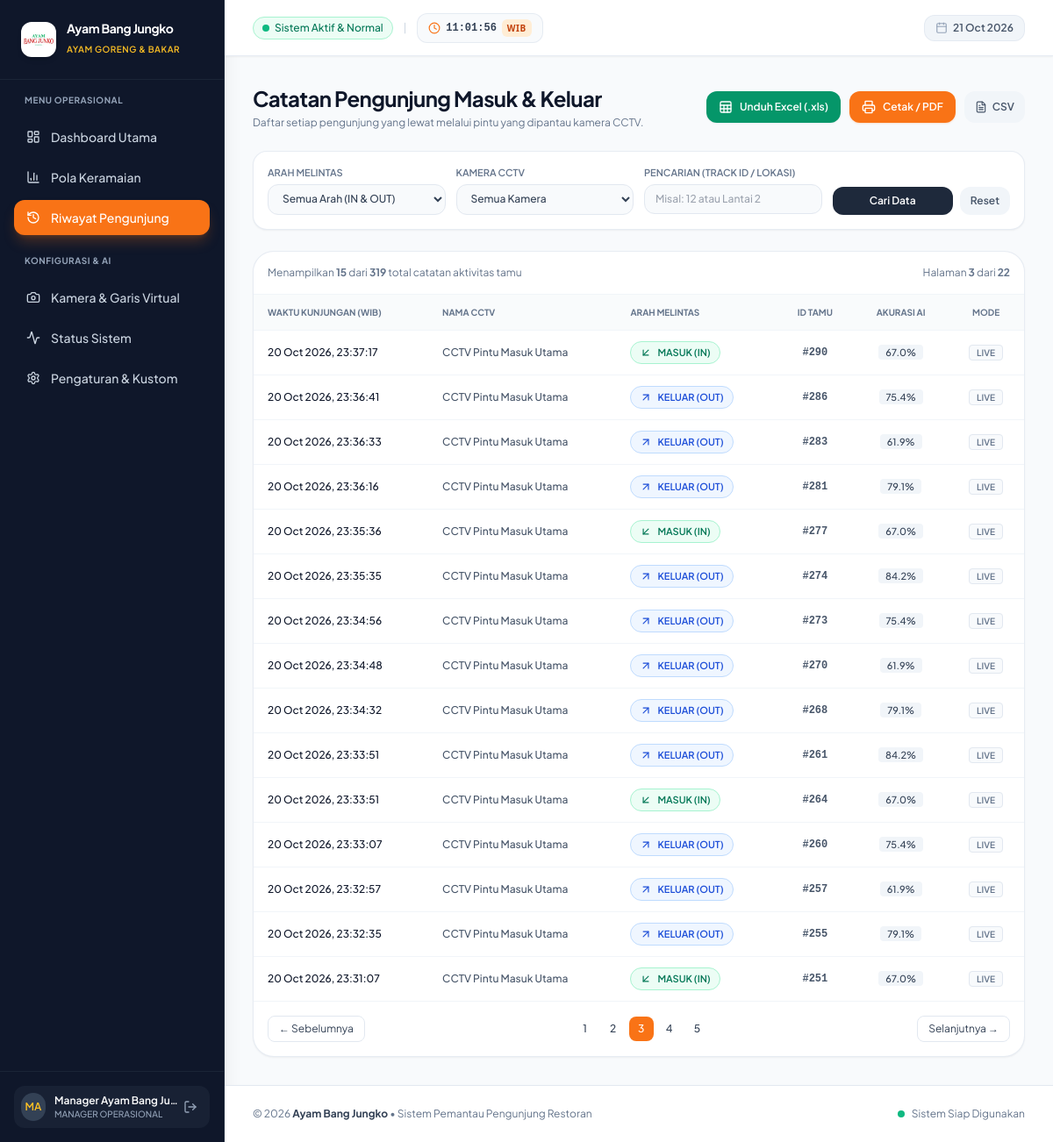
The app's page /history.php?page=3 (signed in) with its own data.
### tables this page shows
CREATE TABLE counting_events (
        id TEXT PRIMARY KEY,
        camera_id TEXT NOT NULL,
        session_id TEXT,
        event_timestamp TEXT NOT NULL,
        direction TEXT NOT NULL, -- 'IN' atau 'OUT'
        count_value INTEGER NOT NULL DEFAULT 1,
        track_id INTEGER,
        confidence REAL DEFAULT 0.85,
        source_mode TEXT NOT NULL DEFAULT 'LIVE',
        metadata_json TEXT,
        created_at TEXT NOT NULL DEFAULT (datetime('now', '+7 hours')),
        FOREIGN KEY (camera_id) REFERENCES cameras(id) ON DELETE CASCADE
    );

CREATE TABLE cameras (
        id TEXT PRIMARY KEY,
        name TEXT NOT NULL,
        location TEXT NOT NULL,
        source_type TEXT NOT NULL DEFAULT 'VIDEO_FILE',
        source_uri TEXT NOT NULL,
        resolution_width INTEGER NOT NULL DEFAULT 1280,
        resolution_height INTEGER NOT NULL DEFAULT 720,
        fps INTEGER NOT NULL DEFAULT 25,
        line_coords TEXT NOT NULL,
        is_active INTEGER NOT NULL DEFAULT 1,
        created_at TEXT NOT NULL DEFAULT (datetime('now', '+7 hours'))
    );

### config/settings.php (called while the page is built, shortened)
<?php
$DEFAULT_SETTINGS = [
    'timezone'            => 'Asia/Jakarta',
    'timezone_label'      => 'WIB (Asia/Jakarta)',
    'time_format'         => '24',
    'language'            => 'id',
    'restaurant_name'     => 'Ayam Bang Jungko',
    'restaurant_tagline'  => 'Spesialis Ayam Goreng & Bakar',
    'restaurant_logo'     => '',
    'logo_scale'          => '100',
    'logo_shape'          => 'rounded-xl',
    'logo_bg'             => 'white',
    'branch_name'         => 'Cabang Utama',
    'capacity_dine_in'    => '50',
    'daily_target'        => '300',
    'opening_time'            => '10:00',
    'closing_time'            => '22:00',
    'auto_operating_hours'    => '1',
    'store_status'            => 'closed',
    'operating_hours_filter'  => '1',
    'detection_sound'         => '0',
];
function getAllSettings(bool $refresh = false): array {
    static $cached = null;
    if ($cached !== null && !$refresh) {
        return $cached;
    }
    global $DEFAULT_SETTINGS;
    $settings = $DEFAULT_SETTINGS;
    try {
        $pdo = getDBConnection();
        $rows = $pdo->query("SELECT setting_key, setting_value FROM app_settings")->fetchAll();
        foreach ($rows as $r) {
            $settings[$r['setting_key']] = $r['setting_value'];
        }
    } catch (Exception $e) {
    }
    $cached = $settings;
    return $settings;
}
function getSetting(string $key, $default = null) {
    $settings = getAllSettings();
    return $settings[$key] ?? $default;
}
$currentTz = getSetting('timezone', 'Asia/Jakarta');

### config/lang.php (called while the page is built, shortened)
<?php
require_once __DIR__ . '/settings.php';
$browserDetectedLang = 'id';
if (!empty($_SERVER['HTTP_ACCEPT_LANGUAGE'])) {
    $pref = strtolower(substr($_SERVER['HTTP_ACCEPT_LANGUAGE'], 0, 2));
    if ($pref === 'en') {
        $browserDetectedLang = 'en';
    }
}
if (isset($_SESSION['lang']) && in_array($_SESSION['lang'], ['id', 'en'])) {
    $CURRENT_LANG = $_SESSION['lang'];
} else {
    $dbLang = getSetting('language', null);
    $CURRENT_LANG = !empty($dbLang) ? $dbLang : $browserDetectedLang;
}
function __($key, $default = '') {
    global $TRANSLATIONS, $CURRENT_LANG;
    if (isset($TRANSLATIONS[$CURRENT_LANG][$key])) {
        return $TRANSLATIONS[$CURRENT_LANG][$key];
    }
    return !empty($default) ? $default : $key;
}

### history.php (the view, shortened to what this page needs)
<?php
$pdo = getDBConnection();
$page = isset($_GET['page']) ? max(1, (int)$_GET['page']) : 1;
$pageSize = 15;
$direction = isset($_GET['direction']) ? strtoupper(trim($_GET['direction'])) : '';
$cameraId = isset($_GET['camera_id']) && $_GET['camera_id'] !== 'all' ? trim($_GET['camera_id']) : '';
$search = isset($_GET['search']) ? trim($_GET['search']) : '';
$where = [];
$params = [];
$whereSql = count($where) > 0 ? "WHERE " . implode(" AND ", $where) : "";
$countSql = "SELECT COUNT(*) FROM counting_events e LEFT JOIN cameras c ON e.camera_id = c.id $whereSql";
$countStmt = $pdo->prepare($countSql);
$countStmt->execute($params);
$total = (int)$countStmt->fetchColumn();
$totalPages = max(1, ceil($total / $pageSize));
$offset = ($page - 1) * $pageSize;
$dataSql = "SELECT e.*, c.name as camera_name
            FROM counting_events e
            LEFT JOIN cameras c ON e.camera_id = c.id
            $whereSql
            ORDER BY e.event_timestamp DESC
            LIMIT $pageSize OFFSET $offset";
$stmt = $pdo->prepare($dataSql);
$stmt->execute($params);
$records = $stmt->fetchAll();
$exportParams = [
    'direction' => $direction,
    'camera_id' => $cameraId,
    'search' => $search
];
$excelUrl = "api/export_excel.php?" . http_build_query($exportParams);
$pdfUrl = "print_report.php?" . http_build_query($exportParams);
$csvUrl = "api/export_csv.php?" . http_build_query($exportParams);
include __DIR__ . '/includes/header.php';
?>
<div class="flex flex-col md:flex-row md:items-center justify-between gap-4">
    <div>
        <h2 class="text-2xl font-bold tracking-tight text-slate-900"><?= __('hist_title') ?></h2>
        <p class="text-xs text-slate-500 mt-1"><?= __('hist_subtitle') ?></p>
    </div>
    <div class="flex flex-wrap items-center gap-2.5">
        <a href="<?= htmlspecialchars($excelUrl) ?>" class="inline-flex items-center gap-2 px-3.5 py-2.5 rounded-xl bg-emerald-600 hover:bg-emerald-700 text-white text-xs font-semibold shadow-sm transition-all" title="Unduh format spreadsheet Microsoft Excel">
            <i data-lucide="sheet" class="w-4 h-4"></i>
            <span><?= __('btn_download_excel') ?></span>
        </a>
        <a href="<?= htmlspecialchars($pdfUrl) ?>" target="_blank" class="inline-flex items-center gap-2 px-3.5 py-2.5 rounded-xl bg-orange-500 hover:bg-orange-600 text-white text-xs font-semibold shadow-sm shadow-orange-500/20 transition-all" title="Buka pratinjau dokumen laporan resmi & simpan ke PDF">
            <i data-lucide="printer" class="w-4 h-4"></i>
            <span><?= __('btn_print_pdf') ?></span>
        </a>
        <a href="<?= htmlspecialchars($csvUrl) ?>" class="inline-flex items-center gap-1.5 px-3 py-2.5 rounded-xl bg-slate-100 hover:bg-slate-200 text-slate-600 text-xs font-semibold transition-all" title="Unduh berkas CSV mentah">
            <i data-lucide="file-text" class="w-3.5 h-3.5"></i>
            <span>CSV</span>
        </a>
    </div>
</div>
<div class="bg-white p-4 rounded-2xl border border-slate-200/80 shadow-sm">
    <form method="GET" action="history.php" class="grid grid-cols-1 sm:grid-cols-2 lg:grid-cols-4 gap-3">
        <div>
            <label class="block text-[11px] font-semibold text-slate-500 uppercase mb-1"><?= __('filter_direction') ?></label>
            <select name="direction" onchange="this.form.submit()" class="w-full text-xs font-medium bg-slate-50 border border-slate-200 rounded-xl px-3 py-2 text-slate-700 focus:outline-none focus:border-orange-500">
                <option value=""><?= __('all_directions') ?></option>
            </select>
        </div>
        <div>
            <label class="block text-[11px] font-semibold text-slate-500 uppercase mb-1"><?= __('filter_cctv_cam') ?></label>
            <select name="camera_id" onchange="this.form.submit()" class="w-full text-xs font-medium bg-slate-50 border border-slate-200 rounded-xl px-3 py-2 text-slate-700 focus:outline-none focus:border-orange-500">
                <option value="all"><?= __('all_cameras') ?></option>
            </select>
        </div>
        <div>
            <label class="block text-[11px] font-semibold text-slate-500 uppercase mb-1"><?= __('filter_search') ?></label>
            <input type="text" name="search" value="<?= htmlspecialchars($search) ?>" placeholder="<?= __('search_placeholder') ?>"
                   class="w-full text-xs font-medium bg-slate-50 border border-slate-200 rounded-xl px-3 py-2 text-slate-700 focus:outline-none focus:border-orange-500">
        </div>
        <div class="flex items-end gap-2">
            <button type="submit" class="flex-1 py-2 px-3 bg-slate-800 hover:bg-slate-900 text-white rounded-xl text-xs font-semibold transition-all">
                <?= __('btn_search_data') ?>
            </button>
            <a href="history.php" class="py-2 px-3 bg-slate-100 hover:bg-slate-200 text-slate-600 rounded-xl text-xs font-semibold transition-all" title="Reset Filter">
                <?= __('btn_reset') ?>
            </a>
        </div>
    </form>
</div>
<div class="bg-white rounded-3xl border border-slate-200/80 shadow-sm overflow-hidden">
    <div class="p-4 border-b border-slate-100 flex items-center justify-between text-xs text-slate-500">
        <span><?= __('showing_records') ?> <strong><?= number_format(count($records)) ?></strong> <?= __('of_records') ?> <strong><?= number_format($total) ?></strong> <?= __('total_guest_records') ?></span>
        <span><?= __('page_label') ?> <strong><?= $page ?></strong> <?= __('of_records') ?> <strong><?= $totalPages ?></strong></span>
    </div>
    <div class="overflow-x-auto">
        <table class="w-full text-left text-xs">
            <thead>
                <tr class="bg-slate-50/80 border-b border-slate-100 text-slate-500 uppercase font-semibold text-[10px]">
                    <th class="py-3 px-4"><?= __('th_visit_time') ?></th>
                    <th class="py-3 px-4"><?= __('th_cctv_name') ?></th>
                    <th class="py-3 px-4"><?= __('th_cross_direction') ?></th>
                    <th class="py-3 px-4 text-center"><?= __('th_guest_id') ?></th>
                    <th class="py-3 px-4 text-center"><?= __('th_ai_accuracy') ?></th>
                    <th class="py-3 px-4 text-center"><?= __('th_mode') ?></th>
                </tr>
            </thead>
            <tbody class="divide-y divide-slate-100 text-slate-700">
                <?php if (empty($records)): ?>
                    <tr>
                        <td colspan="6" class="py-12 text-center text-slate-400">
                            <i data-lucide="inbox" class="w-8 h-8 mx-auto text-slate-300 mb-2"></i>
                            <?= __('no_data_history') ?>
                        </td>
                    </tr>
                <?php else: ?>
                    <?php foreach ($records as $r): ?>
                        <tr class="hover:bg-slate-50/60 transition-colors">
                            <td class="py-3 px-4 font-medium text-slate-900">
                                <?= date('d M Y, H:i:s', strtotime($r['event_timestamp'])) ?>
                            </td>
                            <td class="py-3 px-4 text-slate-600 font-medium">
                                <?= htmlspecialchars($r['camera_name'] ?: 'CCTV') ?>
                            </td>
                            <td class="py-3 px-4">
                                <?php if ($r['direction'] === 'IN'): ?>
                                    <span class="inline-flex items-center gap-1.5 px-2.5 py-1 rounded-full text-[11px] font-semibold bg-emerald-50 text-emerald-700 border border-emerald-200">
                                        <i data-lucide="arrow-down-left" class="w-3.5 h-3.5"></i> <?= __('badge_in') ?> (IN)
                                    </span>
                                <?php else: ?>
                                    <span class="inline-flex items-center gap-1.5 px-2.5 py-1 rounded-full text-[11px] font-semibold bg-blue-50 text-blue-700 border border-blue-200">
                                        <i data-lucide="arrow-up-right" class="w-3.5 h-3.5"></i> <?= __('badge_out') ?> (OUT)
                                    </span>
                                <?php endif; ?>
                            </td>
                            <td class="py-3 px-4 text-center font-mono text-slate-600 font-semibold">
                                #<?= htmlspecialchars($r['track_id'] ?: '-') ?>
                            </td>
                            <td class="py-3 px-4 text-center font-medium">
                                <span class="bg-slate-100 px-2 py-0.5 rounded text-[11px] text-slate-700">
                                    <?= number_format($r['confidence'] * 100, 1) ?>%
                                </span>
                            </td>
                            <td class="py-3 px-4 text-center">
                                <span class="text-[10px] font-semibold text-slate-500 uppercase bg-slate-50 px-2 py-0.5 rounded border border-slate-200">
                                    <?= htmlspecialchars($r['source_mode']) ?>
                                </span>
                            </td>
                        </tr>
                    <?php endforeach; ?>
                <?php endif; ?>
            </tbody>
        </table>
    </div>
    <?php if ($totalPages > 1): ?>
        <div class="p-4 border-t border-slate-100 flex items-center justify-between text-xs">
            <?php
            $prevUrl = "history.php?" . http_build_query(array_merge($_GET, ['page' => max(1, $page - 1)]));
            $nextUrl = "history.php?" . http_build_query(array_merge($_GET, ['page' => min($totalPages, $page + 1)]));
            ?>
            <a href="<?= $page > 1 ? htmlspecialchars($prevUrl) : '#' ?>" class="px-3 py-1.5 rounded-lg border border-slate-200 <?= $page > 1 ? 'hover:bg-slate-50 text-slate-700' : 'text-slate-300 pointer-events-none' ?>">
                &larr; <?= __('btn_prev') ?>
            </a>
            <div class="flex items-center gap-1">
                <?php for ($p = max(1, $page - 2); $p <= min($totalPages, $page + 2); $p++): ?>
                    <?php $pUrl = "history.php?" . http_build_query(array_merge($_GET, ['page' => $p])); ?>
                    <a href="<?= htmlspecialchars($pUrl) ?>" class="w-7 h-7 rounded-lg flex items-center justify-center font-medium <?= $p === $page ? 'bg-orange-500 text-white' : 'hover:bg-slate-100 text-slate-700' ?>">
                        <?= $p ?>
                    </a>
                <?php endfor; ?>
            </div>
            <a href="<?= $page < $totalPages ? htmlspecialchars($nextUrl) : '#' ?>" class="px-3 py-1.5 rounded-lg border border-slate-200 <?= $page < $totalPages ? 'hover:bg-slate-50 text-slate-700' : 'text-slate-300 pointer-events-none' ?>">
                <?= __('btn_next') ?> &rarr;
            </a>
        </div>
    <?php endif; ?>
</div>
<?php include __DIR__ . '/includes/footer.php'; ?>

### includes/header.php (style rules this page uses)
body { font-family: 'Plus Jakarta Sans', sans-serif; }

### records on screen
counting_events: event_timestamp "20 Oct 2026, 23:37:17", camera.name "CCTV Pintu Masuk Utama", track "290", $r['confidence']*100 "67.0", source_mode "LIVE"
counting_events: event_timestamp "20 Oct 2026, 23:36:41", camera.name "CCTV Pintu Masuk Utama", track "286", $r['confidence']*100 "75.4", source_mode "LIVE"
counting_events: event_timestamp "20 Oct 2026, 23:36:33", camera.name "CCTV Pintu Masuk Utama", track "283", $r['confidence']*100 "61.9", source_mode "LIVE"
counting_events: event_timestamp "20 Oct 2026, 23:36:16", camera.name "CCTV Pintu Masuk Utama", track "281", $r['confidence']*100 "79.1", source_mode "LIVE"
counting_events: event_timestamp "20 Oct 2026, 23:35:36", camera.name "CCTV Pintu Masuk Utama", track "277", $r['confidence']*100 "67.0", source_mode "LIVE"
counting_events: event_timestamp "20 Oct 2026, 23:35:35", camera.name "CCTV Pintu Masuk Utama", track "274", $r['confidence']*100 "84.2", source_mode "LIVE"
counting_events: event_timestamp "20 Oct 2026, 23:34:56", camera.name "CCTV Pintu Masuk Utama", track "273", $r['confidence']*100 "75.4", source_mode "LIVE"
counting_events: event_timestamp "20 Oct 2026, 23:34:48", camera.name "CCTV Pintu Masuk Utama", track "270", $r['confidence']*100 "61.9", source_mode "LIVE"
counting_events: event_timestamp "20 Oct 2026, 23:34:32", camera.name "CCTV Pintu Masuk Utama", track "268", $r['confidence']*100 "79.1", source_mode "LIVE"
counting_events: event_timestamp "20 Oct 2026, 23:33:51", camera.name "CCTV Pintu Masuk Utama", track "261", $r['confidence']*100 "84.2", source_mode "LIVE"
counting_events: event_timestamp "20 Oct 2026, 23:33:51", camera.name "CCTV Pintu Masuk Utama", track "264", $r['confidence']*100 "67.0", source_mode "LIVE"
counting_events: event_timestamp "20 Oct 2026, 23:33:07", camera.name "CCTV Pintu Masuk Utama", track "260", $r['confidence']*100 "75.4", source_mode "LIVE"
counting_events: event_timestamp "20 Oct 2026, 23:32:57", camera.name "CCTV Pintu Masuk Utama", track "257", $r['confidence']*100 "61.9", source_mode "LIVE"
counting_events: event_timestamp "20 Oct 2026, 23:32:35", camera.name "CCTV Pintu Masuk Utama", track "255", $r['confidence']*100 "79.1", source_mode "LIVE"
counting_events: event_timestamp "20 Oct 2026, 23:31:07", camera.name "CCTV Pintu Masuk Utama", track "251", $r['confidence']*100 "67.0", source_mode "LIVE"

### other values on screen
$restaurantName "Ayam Bang Jungko"
$restaurantTagline "AYAM GORENG & BAKAR"
__('nav_menu_operational') "MENU OPERASIONAL"
__('nav_dashboard') "Dashboard Utama"
__('nav_traffic') "Pola Keramaian"
__('nav_history') "Riwayat Pengunjung"
__('nav_menu_config') "KONFIGURASI & AI"
__('nav_camera') "Kamera & Garis Virtual"
__('nav_system_status') "Status Sistem"
__('nav_settings') "Pengaturan & Kustom"
substr($currentUser['full_name'], 0, 2) "MA"
$currentUser['full_name'] "Manager Ayam Bang Ju…"
__('role_manager') "MANAGER OPERASIONAL"
__('system_active_normal') "Sistem Aktif & Normal"
$tzCode "WIB"
